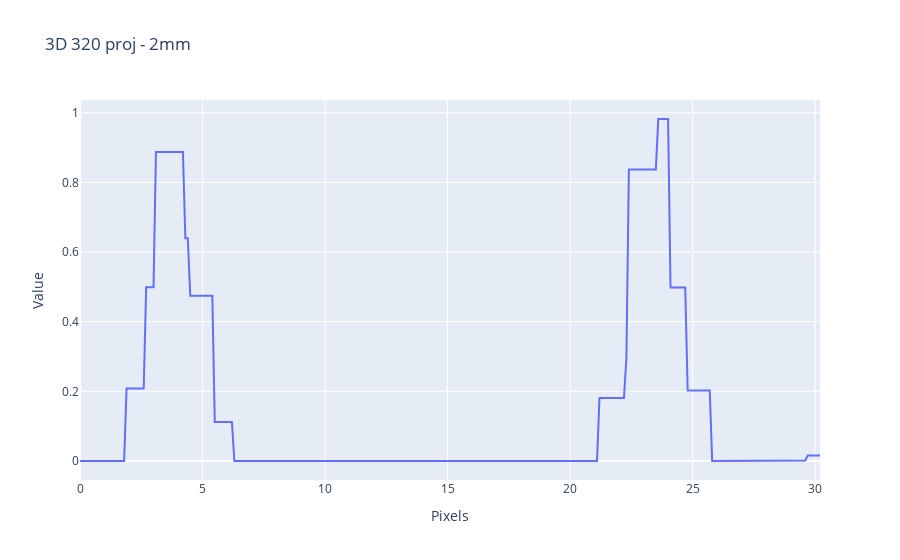
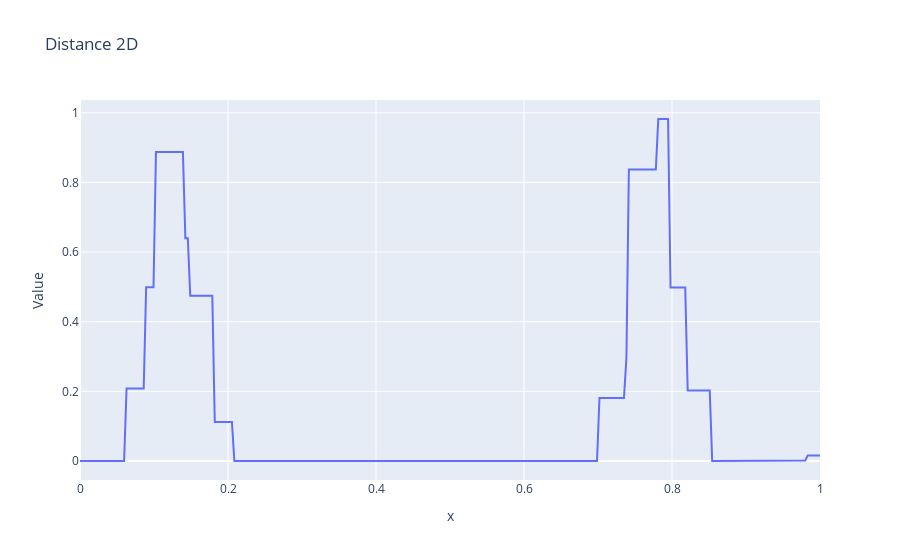

These figures' notebook cell, in order:
### Code cell
df_data = pd.read_csv('6-320Proj_2mm_distance_marqueurs_bas.csv')
fig = px.line(df_data, x = 'Pixels', y = 'Value', title='3D 320 proj - 2mm')
fig.show()

y_data = df_data.Value
y_data_liste = list(y_data)
x_data = df_data.Pixels
x_data_liste = list(x_data)


# normalisons
range_x = max(x_data_liste) - min(x_data_liste)

new_x = []
for i in range(len(x_data_liste)):
    new_x.append(x_data_liste[i]/range_x)

fig = px.line(df_data, x = new_x, y = 'Value', title='Distance 2D')
fig.show()


y_data_200_1 = []
for i in range(70):
    y_data_200_1.append(y_data_liste[i])
y_max_1 = max(y_data_200_1)
print("le premier maximum est", y_max_1)

y_data_200_2 = []
for i in range(200,300):
    y_data_200_2.append(y_data_liste[i])
y_max_2 = max(y_data_200_2)
print("le deuxième maximum est", y_max_2)

pos_x_max_1 = y_data_liste.index(y_max_1)
pos_x_max_2 = y_data_liste.index(y_max_2)

x_value_at_max_1 = x_data_liste[pos_x_max_1]/range_x
x_value_at_max_2 = x_data_liste[pos_x_max_2]/range_x

dist = x_value_at_max_2 - x_value_at_max_1
print("la distance entre les deux maximums est", dist, "pixels")
diff = abs(dist_reference - dist)
print("la différence avec la distance en 2D (la distance de référence) est", diff)

### Figure 1 — Plotly figure (JSON) as saved in the notebook; plotly's stock layout.template omitted (floating-point values rounded to 4 significant figures; data arrays with more than 128 entries replaced by an {"elided": "..."} marker saying what was removed)
{"data": [{"hovertemplate": "Pixels=%{x}<br>Value=%{y}<extra></extra>", "legendgroup": "", "line": {"color": "#636efa", "dash": "solid"}, "marker": {"symbol": "circle"}, "mode": "lines", "name": "", "orientation": "v", "showlegend": false, "type": "scatter", "x": {"elided": "303 float values"}, "xaxis": "x", "y": {"elided": "303 float values"}, "yaxis": "y"}], "layout": {"legend": {"tracegroupgap": 0}, "title": {"text": "3D 320 proj - 2mm"}, "xaxis": {"anchor": "y", "domain": [0, 1], "title": {"text": "Pixels"}}, "yaxis": {"anchor": "x", "domain": [0, 1], "title": {"text": "Value"}}}}

### Figure 2 — Plotly figure (JSON) as saved in the notebook; plotly's stock layout.template omitted (floating-point values rounded to 4 significant figures; data arrays with more than 128 entries replaced by an {"elided": "..."} marker saying what was removed)
{"data": [{"hovertemplate": "x=%{x}<br>Value=%{y}<extra></extra>", "legendgroup": "", "line": {"color": "#636efa", "dash": "solid"}, "marker": {"symbol": "circle"}, "mode": "lines", "name": "", "orientation": "v", "showlegend": false, "type": "scatter", "x": {"elided": "303 float values"}, "xaxis": "x", "y": {"elided": "303 float values"}, "yaxis": "y"}], "layout": {"legend": {"tracegroupgap": 0}, "title": {"text": "Distance 2D"}, "xaxis": {"anchor": "y", "domain": [0, 1], "title": {"text": "x"}}, "yaxis": {"anchor": "x", "domain": [0, 1], "title": {"text": "Value"}}}}
